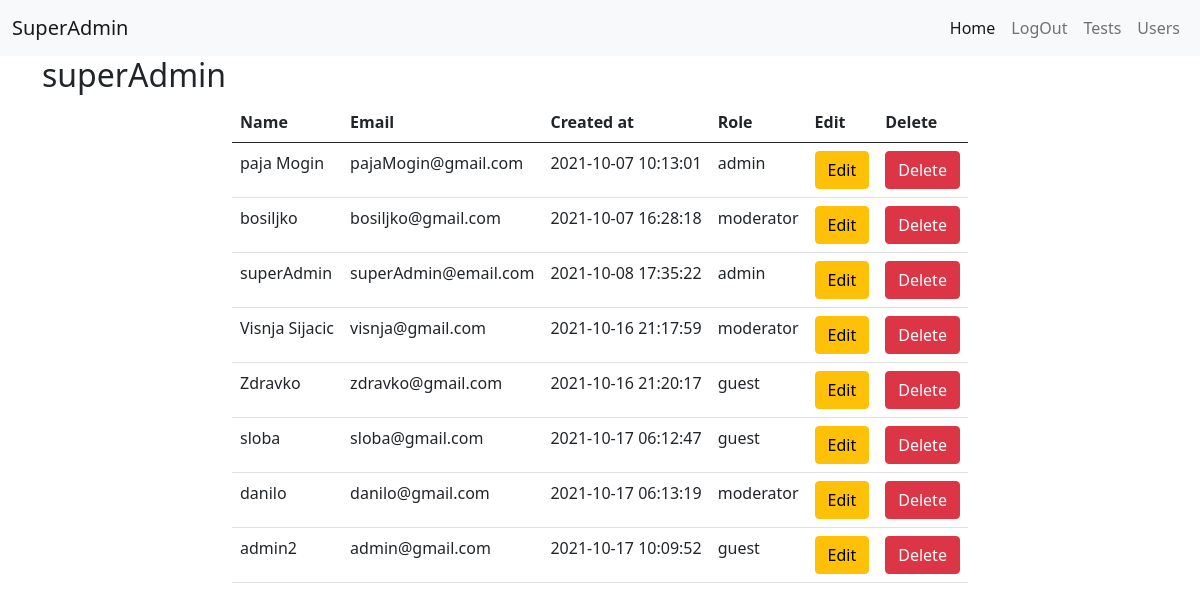
Page /allUsers.php (signed in) on the earlier database version.
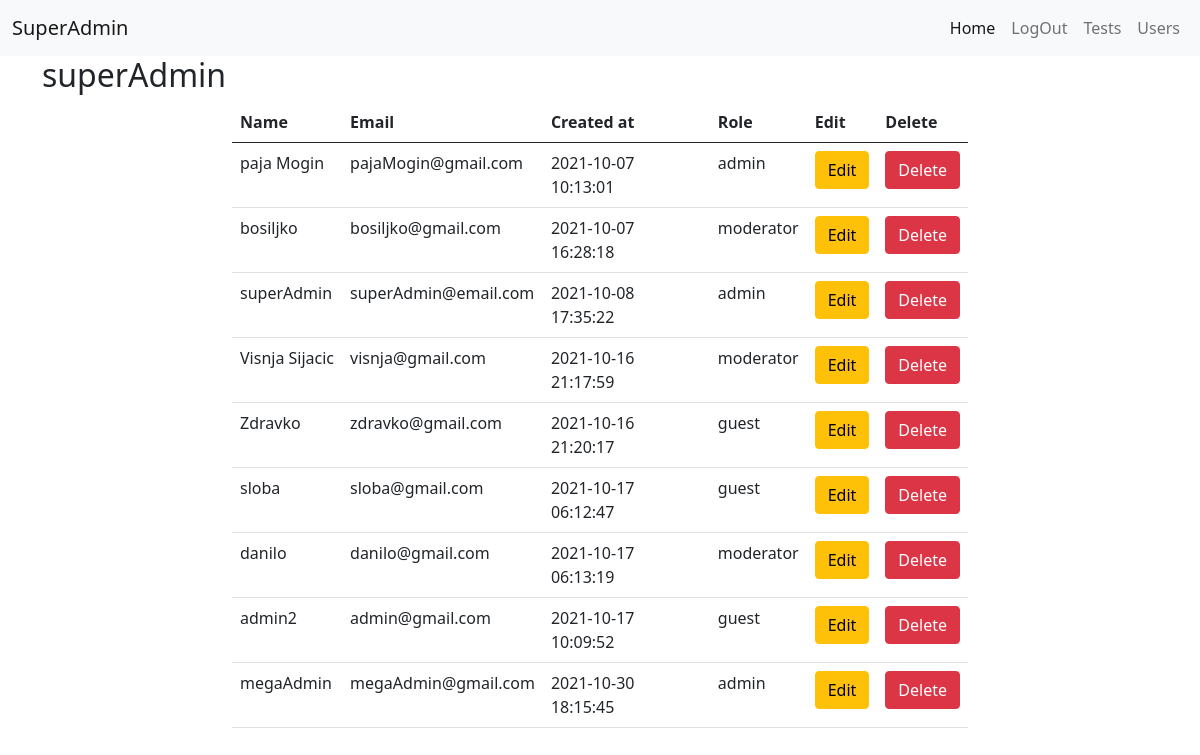
Same page on the later database version.
### tables this page shows
CREATE TABLE `users` (
  `id` int(255) NOT NULL,
  `name` varchar(255) NOT NULL,
  `email` varchar(255) NOT NULL,
  `password` varchar(255) NOT NULL,
  `created_at` timestamp NOT NULL DEFAULT current_timestamp(),
  `edited_at` timestamp NULL DEFAULT NULL,
  `role` varchar(255) NOT NULL DEFAULT 'guest'
);

### backend/core/functions.php (called while the page is built, shortened)
<?php
function isLogged(){
    if(isset($_SESSION['userId'])){
        return true;
    } else{
        return false;
    }
}
function getAllUsers(){
    global $pdo;
    $stmt = $pdo ->prepare("SELECT * FROM users");
	$stmt ->execute();
	$users = $stmt->fetchAll(PDO::FETCH_ASSOC);
    return $users;
}
function getUserBySession(){
    global $pdo;
    $id = $_SESSION['userId'];
    $stmt= $pdo->prepare("SELECT * FROM  users WHERE id =?");
    $stmt ->execute([$id]);
    $user =$stmt ->fetch();
    return $user;
}
?>

### views/allUsers.view.php (the view, shortened to what this page needs)
<div class="container">
    <h2><?php echo getUserBySession()->name?></h2>
    <div class="row">
        <div class="allUsersView col-8 offset-2">
            <table class="table">
                <thead>
                    <tr>
                        <th>Name</th>
                        <th>Email</th>
                        <th>Created at</th>
                        <th>Role</th>
                        <th>Edit</th>
                        <th>Delete</th>
                    </tr>
                </thead>
                <tbody id="allUsersTable">
                   <?php foreach($users as $user) :?>
                    <tr>
                        <td><?php echo $user['name']?></td>
                        <td><?php echo $user['email']?></td>
                        <td><?php echo $user['created_at']?></td>
                        <td><?php echo $user['role']?></td>
                        <td><button class="btn btn-warning editUser" data-id="<?php echo $user['id']?>" data-bs-toggle="modal" data-bs-target="#exampleModal">Edit</button></td>
                        <td><button class="btn btn-danger deleteUser" id="<?php echo $user['id']?>">Delete</button></td>
                    </tr>
                    <?php endforeach;?>
                </tbody>
            </table>
        </div>
    </div>
</div>

### views/inc/top.php (shortened to what this page needs)
<!DOCTYPE html>
<html lang="en">
<head>
    <link href="https://cdn.jsdelivr.net/npm/bootstrap@5.0.2/dist/css/bootstrap.min.css" rel="stylesheet">
    <link rel="stylesheet" href="https://cdnjs.cloudflare.com/ajax/libs/font-awesome/5.15.3/css/all.min.css" />
    <link rel="stylesheet" href="css/style.css"/>
</head>
<body>

### views/inc/navbar.php (shortened to what this page needs)
<nav class="navbar navbar-expand-lg navbar-light bg-light">
  <div class="container-fluid">
      <?php if(!isLogged()):?>
        <a href="index.php" class="navbar-brand">
        <?php echo $pageTitle?>
        </a>
        <?php else: ?>
          <a href="<?php echo 'userProfile.php?id='. $_SESSION['userId']?>" class="navbar-brand">
        <?php echo ucfirst(getUserBySession()->name)?>
        </a>
          <?php endif?>
    <div class="collapse navbar-collapse" id="navbarNavAltMarkup">
      <div class="navbar-nav ms-auto">
        <a class="nav-link active" aria-current="page" href="index.php">Home</a>
        <?php if(isLogged()) : ?>
          <a class="nav-link" href="logout.php">LogOut</a>
          <a class="nav-link" href="tests.php">Tests</a>
          <?php if(getUserBySession()->role === 'admin') :?>
            <a class="nav-link" href="allUsers.php">Users</a>
            <?php endif?>
          <?php else : ?>
            <a class="nav-link" href="login.php">Login</a>
        <a class="nav-link" href="register.php">Register</a>
          <?php endif;?>
      </div>
    </div>
  </div>
</nav>

### allUsers.php (shortened to what this page needs)
<?php
$pageTitle='Users';
require 'views/inc/top.php';
require 'views/inc/navbar.php';
?>
<?php if(getUserBySession()->role === 'admin'){
    $users = getAllUsers();
    require 'views/allUsers.view.php';
}
 else{
    header('Locaiton: index.php');
 }
?>
<?php require 'views/inc/bottom.php'?>

### views/inc/bottom.php (shortened to what this page needs)
</body>
</html>

Differences in the rows shown:
added users: name "megaAdmin", email "megaAdmin@gmail.com", created_at "2021-10-30 18:15:45", role "admin"
